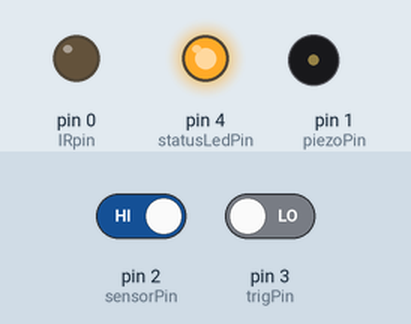
This sketch was run on a simulated Arduino Uno, built with avr-gcc and run on an emulated ATmega328P. Parts: output pins drawn as LEDs (lit = HIGH), buzzer (waves = sounding). The test bench sets the inputs (shaded band); at power-on: pin 3 (trigPin) LOW, pin 2 (sensorPin) HIGH. Random numbers use the default seed unless the sketch sets one.

Above: at 1.1 s.
1.2 s: pin 3 (trigPin) driven HIGH
At 1.6 s:
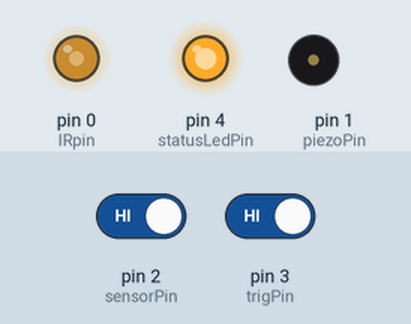
4.2 s: pin 2 (sensorPin) driven LOW
5.8 s: pin 2 (sensorPin) driven HIGH
At 7.7 s:
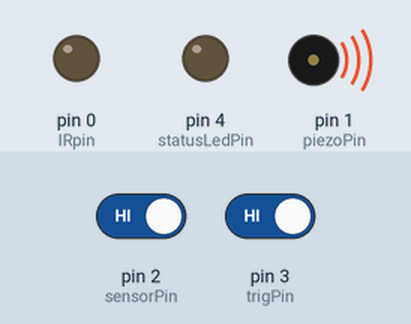
At 8.5 s:
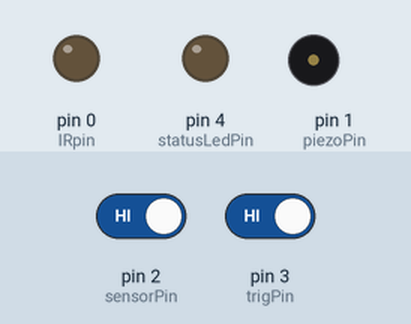
Timing chart, 0 to 10.0 s (numbered marks = the images above; inputs shaded):
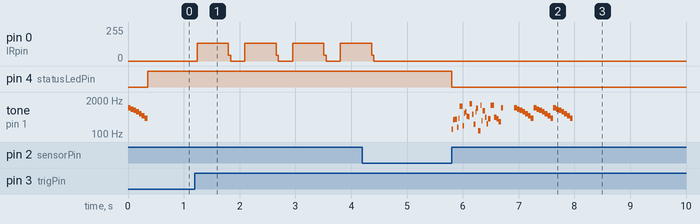

Measured:
- after the input at 1.2 s, pin 0 (IRpin): 0/255 → 132/255 at once, then repeats every 0.86 s: 45/255 0.04 s, 0/255 0.26 s, 132/255 0.56 s
- after the input at 5.8 s, pin 4 (statusLedPin): HIGH → LOW at once; tone on pin 1 (piezoPin): plays 149 Hz for 0.03 s, 358 Hz for 0.03 s, 372 Hz for 0.05 s, 178 Hz for 0.03 s, 409 Hz for 0.02 s, 1142 Hz for 0.05 s … (50 notes in this stretch), starting at once

The sketch:

lightguns_v2.ino
```cpp
volatile bool alive = true;//boolean to determine guns state

const uint8_t IRfrequency = 36000;
const unsigned long signalLenght = 50; //milliseconds

unsigned long lastShot;

unsigned long hitBegan;

const unsigned long hitLenght = 20;

const unsigned long delayBetweenShots = 150;

//pin numbering
const int trigPin = 3;
const int sensorPin = 2;
const int IRpin = 0;
const int piezoPin = 1;
const int statusLedPin = 4;

void setup() {

  pinMode(trigPin, INPUT);
  pinMode(sensorPin, INPUT);
  pinMode(IRpin, OUTPUT);
  pinMode(piezoPin, OUTPUT);
  pinMode(statusLedPin, OUTPUT);

  ADCSRA &= (~(1 << ADEN)); //turning ADC off, because it's not used

  for (int i = 1000; i > 300; i = i - 100) {
      tone(piezoPin, i, 50); //generating the gun sound
      delay(50);
  }

  digitalWrite(statusLedPin, HIGH);//letting know that the gun is ready

  while (alive == true) {

    if (digitalRead(trigPin) == HIGH && millis() - lastShot > delayBetweenShots) {//sending IR signal, lastShot for moderating fire rate

      for(unsigned long i = 0; i <= 36000; i++){ //sending the IR signal, this might need calibration!
        digitalWrite(IRpin, HIGH);
        delayMicroseconds(5);
        digitalWrite(IRpin, LOW);
        delayMicroseconds(4);
      }

      for (int i = 10000; i > 300; i = i - 150) {
        tone(piezoPin, i, 2); //generating the gun sound
        delay(2);
      }
      lastShot = millis();
    }

    //checking if ir signal has been recieved. Sensor returns LOW on signal.
    //In some conditions when the signal is not received well this can cause problems!
    if (digitalRead(sensorPin) == LOW) {

      hitBegan = millis();

      while(digitalRead(sensorPin) == LOW){
        //empty loop while recieving signal
      }

      if(millis() - hitBegan > hitLenght){//checking if recieved signal was long enough
      alive = false;
      }
    }
  }

  digitalWrite(IRpin, LOW);
  digitalWrite(statusLedPin, LOW); //letting know that player lost.
  //death sound effect
  for (int k = 0; k < 30; k++) {
    int toneLenght = 0;
    toneLenght = random(5, 50);
    tone(piezoPin, random(100, 1500), toneLenght);
    delay(toneLenght);
  }
  delay(200);
  for (int k = 0; k < 3; k++) {
    for (int i = 1000; i > 300; i = i - 100) {
      tone(piezoPin, i, 50); //generating the gun sound
      delay(50);
    }
  }

}

void loop() {
  //do nothing when we are dead
}
```
